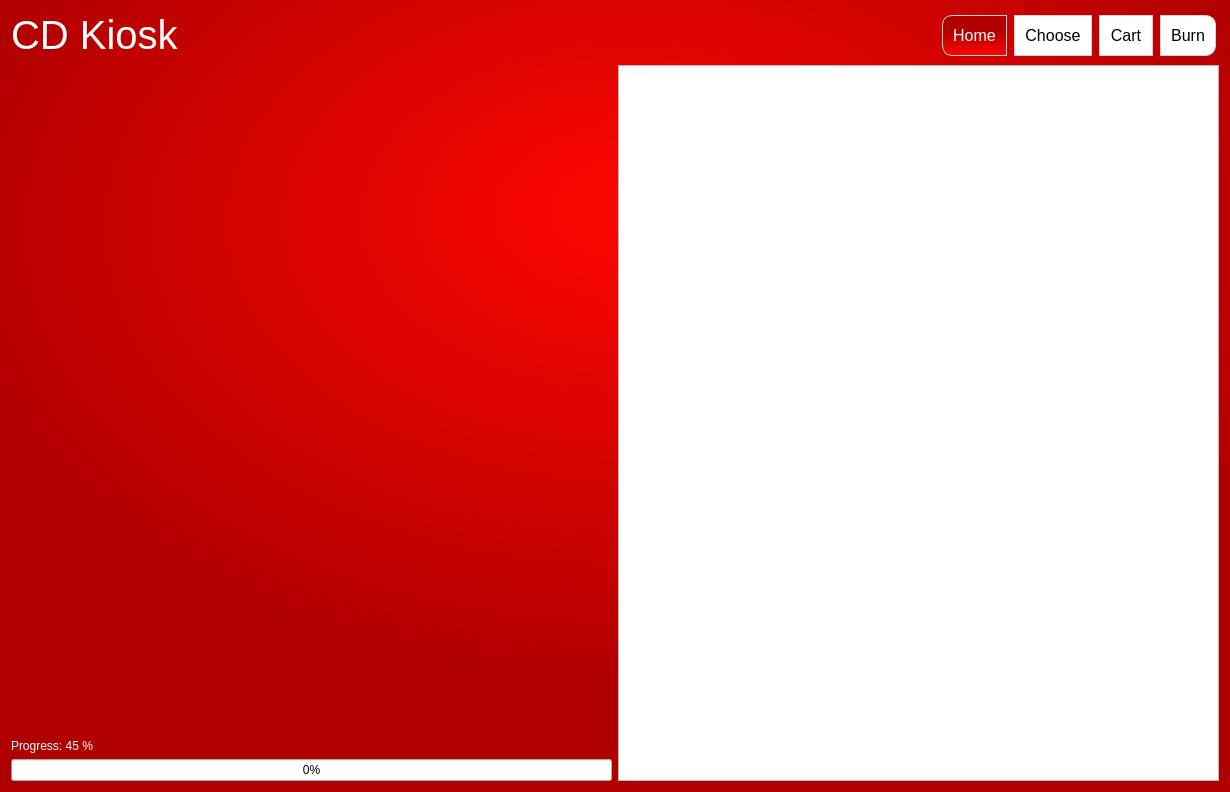
<?xml version="1.0" encoding="UTF-8"?>
<ui version="4.0">
 <class>MainWindow</class>
 <widget class="QMainWindow" name="MainWindow">
  <property name="geometry">
   <rect>
    <x>0</x>
    <y>0</y>
    <width>1230</width>
    <height>792</height>
   </rect>
  </property>
  <property name="windowTitle">
   <string>CD Kiosk</string>
  </property>
  <property name="styleSheet">
   <string notr="true">#MainWindow {
	background-color: qradialgradient(spread:pad, cx:0.514778, cy:0.295, radius:0.575, fx:0.51, fy:0.261, stop:0 rgba(255, 6, 0, 255), stop:1 rgba(176, 0, 0, 255));
}
.QLabel {
	color: white;
}

.QPushButton {
	font-size:30pt; 
	background: white;
	color: black;
	border: 1px solid lightgray;
	padding: 10px;
	margin: 4px;
	margin-bottom: 3px;
	margin-right: 3px;
}

.QPushButton:pressed, .QPushButton:checked {
	background: qlineargradient(spread:pad, x1:0, y1:1, x2:0, y2:0, stop:0 rgba(255, 6, 0, 255), stop:0.600985 rgba(176, 0, 0, 255));
	color:white;
}</string>
  </property>
  <widget class="QWidget" name="centralWidget">
   <layout class="QVBoxLayout" name="verticalLayout">
    <item>
     <layout class="QHBoxLayout" name="horizontalLayout">
      <property name="spacing">
       <number>0</number>
      </property>
      <item>
       <widget class="QLabel" name="labelGlobalTitle">
        <property name="styleSheet">
         <string notr="true">font-size: 30pt;</string>
        </property>
        <property name="text">
         <string>CD Kiosk</string>
        </property>
       </widget>
      </item>
      <item>
       <spacer name="horizontalSpacer">
        <property name="orientation">
         <enum>Qt::Horizontal</enum>
        </property>
        <property name="sizeHint" stdset="0">
         <size>
          <width>40</width>
          <height>20</height>
         </size>
        </property>
       </spacer>
      </item>
      <item>
       <widget class="QPushButton" name="push1Home">
        <property name="styleSheet">
         <string notr="true">font-size: 12pt;
border-top-left-radius: 10px;
border-bottom-left-radius: 10px;</string>
        </property>
        <property name="text">
         <string>Home</string>
        </property>
        <property name="iconSize">
         <size>
          <width>30</width>
          <height>16</height>
         </size>
        </property>
        <property name="checkable">
         <bool>true</bool>
        </property>
        <property name="checked">
         <bool>true</bool>
        </property>
        <property name="autoExclusive">
         <bool>true</bool>
        </property>
       </widget>
      </item>
      <item>
       <widget class="QPushButton" name="push2Choose">
        <property name="styleSheet">
         <string notr="true">font-size: 12pt;</string>
        </property>
        <property name="text">
         <string>Choose</string>
        </property>
        <property name="checkable">
         <bool>true</bool>
        </property>
        <property name="checked">
         <bool>false</bool>
        </property>
        <property name="autoExclusive">
         <bool>true</bool>
        </property>
       </widget>
      </item>
      <item>
       <widget class="QPushButton" name="push3Cart">
        <property name="styleSheet">
         <string notr="true">font-size: 12pt;</string>
        </property>
        <property name="text">
         <string>Cart</string>
        </property>
        <property name="checkable">
         <bool>true</bool>
        </property>
        <property name="autoExclusive">
         <bool>true</bool>
        </property>
       </widget>
      </item>
      <item>
       <widget class="QPushButton" name="push4Burn">
        <property name="styleSheet">
         <string notr="true">font-size: 12pt;
border-top-right-radius: 10px;
border-bottom-right-radius: 10px;</string>
        </property>
        <property name="text">
         <string>Burn</string>
        </property>
        <property name="checkable">
         <bool>true</bool>
        </property>
        <property name="autoExclusive">
         <bool>true</bool>
        </property>
       </widget>
      </item>
     </layout>
    </item>
    <item>
     <widget class="QStackedWidget" name="centralStack">
      <property name="lineWidth">
       <number>0</number>
      </property>
      <property name="currentIndex">
       <number>3</number>
      </property>
      <widget class="QWidget" name="page">
       <layout class="QHBoxLayout" name="horizontalLayout_6">
        <property name="margin">
         <number>0</number>
        </property>
        <item>
         <spacer name="horizontalSpacer_4">
          <property name="orientation">
           <enum>Qt::Horizontal</enum>
          </property>
          <property name="sizeHint" stdset="0">
           <size>
            <width>40</width>
            <height>20</height>
           </size>
          </property>
         </spacer>
        </item>
        <item>
         <layout class="QVBoxLayout" name="verticalLayout_9" stretch="0,0,0,0,5,0">
          <property name="spacing">
           <number>0</number>
          </property>
          <item>
           <spacer name="verticalSpacer_2">
            <property name="orientation">
             <enum>Qt::Vertical</enum>
            </property>
            <property name="sizeHint" stdset="0">
             <size>
              <width>20</width>
              <height>40</height>
             </size>
            </property>
           </spacer>
          </item>
          <item>
           <widget class="QLabel" name="label_6">
            <property name="styleSheet">
             <string notr="true">font-size:20pt</string>
            </property>
            <property name="text">
             <string>Please select what type of CD you want to order</string>
            </property>
           </widget>
          </item>
          <item>
           <widget class="QPushButton" name="pushCD">
            <property name="styleSheet">
             <string notr="true">.QPushButton {
	border-top-left-radius: 10px;
	border-top-right-radius: 10px;
}</string>
            </property>
            <property name="text">
             <string>Audio CD</string>
            </property>
           </widget>
          </item>
          <item>
           <widget class="QPushButton" name="pushMP3">
            <property name="styleSheet">
             <string notr="true">.QPushButton {
	border-bottom-left-radius: 10px;
	border-bottom-right-radius: 10px;
}</string>
            </property>
            <property name="text">
             <string>MP3 CD</string>
            </property>
           </widget>
          </item>
          <item>
           <spacer name="verticalSpacer">
            <property name="orientation">
             <enum>Qt::Vertical</enum>
            </property>
            <property name="sizeHint" stdset="0">
             <size>
              <width>20</width>
              <height>40</height>
             </size>
            </property>
           </spacer>
          </item>
          <item>
           <widget class="QPushButton" name="pushAdministration">
            <property name="styleSheet">
             <string notr="true">border-radius: 10px</string>
            </property>
            <property name="text">
             <string>Administration</string>
            </property>
           </widget>
          </item>
         </layout>
        </item>
        <item>
         <spacer name="horizontalSpacer_5">
          <property name="orientation">
           <enum>Qt::Horizontal</enum>
          </property>
          <property name="sizeHint" stdset="0">
           <size>
            <width>40</width>
            <height>20</height>
           </size>
          </property>
         </spacer>
        </item>
       </layout>
      </widget>
      <widget class="QWidget" name="choose">
       <layout class="QVBoxLayout" name="verticalLayout_2">
        <property name="margin">
         <number>0</number>
        </property>
        <item>
         <widget class="QLabel" name="label">
          <property name="styleSheet">
           <string notr="true">font-size:20pt</string>
          </property>
          <property name="text">
           <string>Select Speeches</string>
          </property>
         </widget>
        </item>
        <item>
         <widget class="QTableView" name="viewSpeeches">
          <property name="alternatingRowColors">
           <bool>true</bool>
          </property>
          <property name="selectionBehavior">
           <enum>QAbstractItemView::SelectRows</enum>
          </property>
          <property name="verticalScrollMode">
           <enum>QAbstractItemView::ScrollPerPixel</enum>
          </property>
          <property name="horizontalScrollMode">
           <enum>QAbstractItemView::ScrollPerPixel</enum>
          </property>
          <property name="sortingEnabled">
           <bool>true</bool>
          </property>
          <property name="cornerButtonEnabled">
           <bool>false</bool>
          </property>
          <attribute name="horizontalHeaderDefaultSectionSize">
           <number>200</number>
          </attribute>
         </widget>
        </item>
        <item>
         <layout class="QHBoxLayout" name="horizontalLayout_2">
          <item>
           <spacer name="horizontalSpacer_2">
            <property name="orientation">
             <enum>Qt::Horizontal</enum>
            </property>
            <property name="sizeHint" stdset="0">
             <size>
              <width>40</width>
              <height>20</height>
             </size>
            </property>
           </spacer>
          </item>
          <item>
           <widget class="QPushButton" name="pushAddToCart">
            <property name="styleSheet">
             <string notr="true">border-top-left-radius: 10px;
border-bottom-left-radius: 10px;</string>
            </property>
            <property name="text">
             <string>Add</string>
            </property>
            <property name="icon">
             <iconset>
              <normaloff>:/gui/icons/add.png</normaloff>:/gui/icons/add.png</iconset>
            </property>
           </widget>
          </item>
          <item>
           <widget class="QPushButton" name="pushProceedToReview">
            <property name="styleSheet">
             <string notr="true">font-weight: 800;
border-top-right-radius: 10px;
border-bottom-right-radius: 10px;</string>
            </property>
            <property name="text">
             <string>Proceed</string>
            </property>
           </widget>
          </item>
         </layout>
        </item>
       </layout>
      </widget>
      <widget class="QWidget" name="review">
       <layout class="QVBoxLayout" name="verticalLayout_8">
        <property name="spacing">
         <number>-1</number>
        </property>
        <property name="margin">
         <number>0</number>
        </property>
        <item>
         <widget class="QLabel" name="label_5">
          <property name="styleSheet">
           <string notr="true">font-size: 20pt;</string>
          </property>
          <property name="text">
           <string>Items in cart</string>
          </property>
         </widget>
        </item>
        <item>
         <widget class="QListWidget" name="listCart">
          <property name="styleSheet">
           <string notr="true">font-size: 20pt;</string>
          </property>
          <property name="dragDropMode">
           <enum>QAbstractItemView::InternalMove</enum>
          </property>
          <property name="movement">
           <enum>QListView::Free</enum>
          </property>
         </widget>
        </item>
        <item>
         <layout class="QHBoxLayout" name="horizontalLayout_4">
          <property name="spacing">
           <number>0</number>
          </property>
          <item>
           <widget class="QPushButton" name="pushBackToChoose">
            <property name="styleSheet">
             <string notr="true">font-weight: 800;
border-top-left-radius: 10px;
border-bottom-left-radius: 10px;</string>
            </property>
            <property name="text">
             <string>Add more</string>
            </property>
            <property name="icon">
             <iconset>
              <normaloff>:/gui/icons/add.png</normaloff>:/gui/icons/add.png</iconset>
            </property>
           </widget>
          </item>
          <item>
           <widget class="QPushButton" name="pushRemoveFromCart">
            <property name="styleSheet">
             <string notr="true">border-top-right-radius: 10px;
border-bottom-right-radius: 10px;</string>
            </property>
            <property name="text">
             <string>Remove Selected</string>
            </property>
            <property name="icon">
             <iconset>
              <normaloff>:/gui/icons/remove.png</normaloff>:/gui/icons/remove.png</iconset>
            </property>
           </widget>
          </item>
          <item>
           <spacer name="horizontalSpacer_3">
            <property name="orientation">
             <enum>Qt::Horizontal</enum>
            </property>
            <property name="sizeHint" stdset="0">
             <size>
              <width>40</width>
              <height>20</height>
             </size>
            </property>
           </spacer>
          </item>
          <item>
           <widget class="QPushButton" name="pushProceedToBurn">
            <property name="styleSheet">
             <string notr="true">font-weight: 800;
border-radius: 10px;</string>
            </property>
            <property name="text">
             <string>Burn</string>
            </property>
            <property name="icon">
             <iconset resource="../res/res.qrc">
              <normaloff>:/gui/icons/burn.png</normaloff>:/gui/icons/burn.png</iconset>
            </property>
           </widget>
          </item>
         </layout>
        </item>
       </layout>
      </widget>
      <widget class="QWidget" name="burn">
       <layout class="QHBoxLayout" name="horizontalLayout_5" stretch="1,1">
        <property name="margin">
         <number>0</number>
        </property>
        <item>
         <layout class="QVBoxLayout" name="verticalLayout_6">
          <item>
           <widget class="CDDisplayWidget" name="jobVisualisation" native="true">
            <property name="sizePolicy">
             <sizepolicy hsizetype="Preferred" vsizetype="MinimumExpanding">
              <horstretch>0</horstretch>
              <verstretch>0</verstretch>
             </sizepolicy>
            </property>
           </widget>
          </item>
          <item>
           <widget class="QLabel" name="labelJobProgress">
            <property name="text">
             <string>Progress: 45 %</string>
            </property>
           </widget>
          </item>
          <item>
           <widget class="QProgressBar" name="progressBar">
            <property name="value">
             <number>0</number>
            </property>
           </widget>
          </item>
         </layout>
        </item>
        <item>
         <widget class="QTableView" name="listjobs"/>
        </item>
       </layout>
      </widget>
     </widget>
    </item>
   </layout>
  </widget>
 </widget>
 <layoutdefault spacing="6" margin="11"/>
 <customwidgets>
  <customwidget>
   <class>CDDisplayWidget</class>
   <extends>QWidget</extends>
   <header>cddisplaywidget.h</header>
   <container>1</container>
  </customwidget>
 </customwidgets>
 <resources>
  <include location="../res/res.qrc"/>
 </resources>
 <connections>
  <connection>
   <sender>pushProceedToBurn</sender>
   <signal>clicked()</signal>
   <receiver>MainWindow</receiver>
   <slot>showBurnPage()</slot>
   <hints>
    <hint type="sourcelabel">
     <x>1208</x>
     <y>779</y>
    </hint>
    <hint type="destinationlabel">
     <x>889</x>
     <y>29</y>
    </hint>
   </hints>
  </connection>
  <connection>
   <sender>pushBackToChoose</sender>
   <signal>clicked()</signal>
   <receiver>MainWindow</receiver>
   <slot>showChoosePage()</slot>
   <hints>
    <hint type="sourcelabel">
     <x>44</x>
     <y>779</y>
    </hint>
    <hint type="destinationlabel">
     <x>657</x>
     <y>21</y>
    </hint>
   </hints>
  </connection>
  <connection>
   <sender>pushProceedToReview</sender>
   <signal>clicked()</signal>
   <receiver>MainWindow</receiver>
   <slot>showCartPage()</slot>
   <hints>
    <hint type="sourcelabel">
     <x>1177</x>
     <y>779</y>
    </hint>
    <hint type="destinationlabel">
     <x>803</x>
     <y>42</y>
    </hint>
   </hints>
  </connection>
 </connections>
 <slots>
  <slot>showChoosePage()</slot>
  <slot>showCartPage()</slot>
  <slot>showBurnPage()</slot>
  <slot>updateChooseLists()</slot>
  <slot>updateSpeechList()</slot>
 </slots>
</ui>
